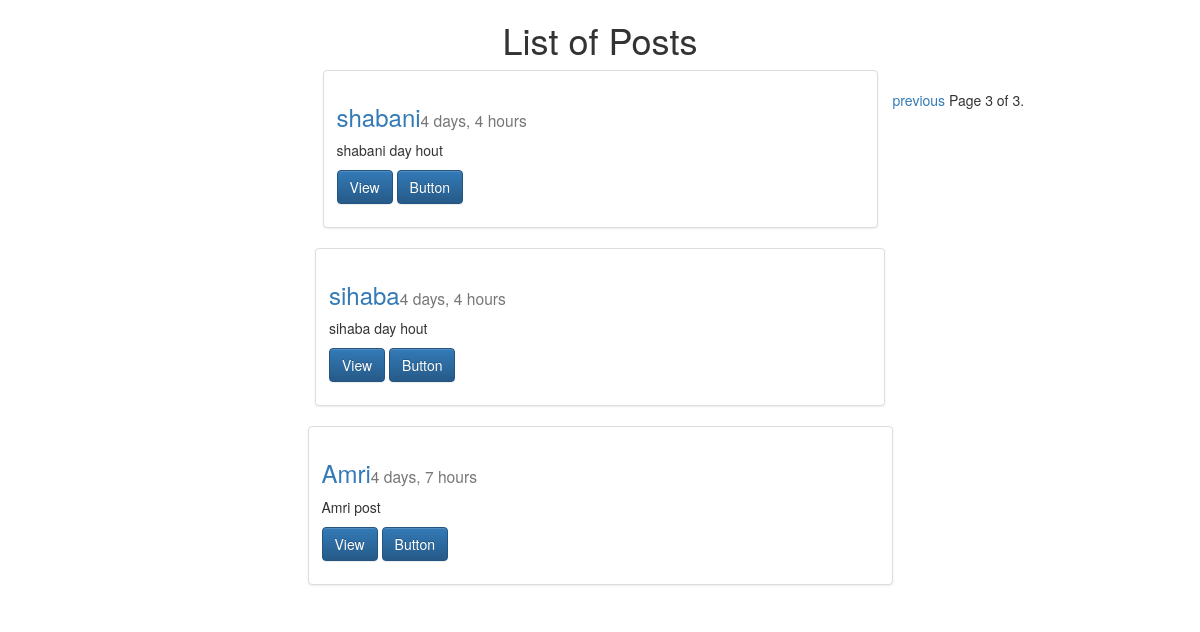
/?page=3, run on the app's committed database.
### qrcblog/models.py (models this page shows, shortened)
class Post(models.Model):
    title = models.CharField(max_length=120)
    image = models.ImageField(upload_to=upload_location,
            null=True, blank=True,
            height_field="height_field",
            width_field="width_field")
    height_field = models.IntegerField(default=0)
    width_field = models.IntegerField(default=0)
    body = models.TextField()
    timestamp = models.DateTimeField(auto_now=True, auto_now_add=False)
    updated = models.DateTimeField(auto_now=False, auto_now_add=True)
    def get_absolute_url(self):
        return reverse("qrcblog:detail", kwargs={"id": self.id})
    class Meta:
        ordering = ["-timestamp", "-updated"]

### qrcblog/views.py (the view)
# urls.py: url(r'^$', post_list, name='list'),
def post_list(request): #list item
    queryset_list = Post.objects.all() #.order_by("-timestamp")
    paginator = Paginator(queryset_list, 4)
    page_request_var = "page"
    page = request.GET.get('page')
    try:
        queryset = paginator.page(page)
    except PageNotAnInteger:
        queryset = paginator.page(1)
    except EmptyPage:
        queryset = paginator.page(paginator.num_pages)
    context = {
        "object_list": queryset,
        "title": "List",
        "page_request_var": page_request_var
    }
    return render(request, "post_list.html", context)

### templates/post_list.html (shortened to what this page needs)
{% extends "base.html" %}
{% block content %}
  <h1 class="text-center">{{title}} of Posts</h1>
  {% for obj in object_list %}
  <div class="row">
    <div class="col-sm-6 col-sm-offset-3">
      <div class="thumbnail">
        <div class="caption">
          <h3><a href='{{ obj.get_absolute_url }}'>{{obj.title}}</a><small>{{obj.timestamp |timesince}}</small></h3>
          <p>{{ obj.body | linebreaks | truncatechars:120 }}</p>
          <p><a href="{ obj.get_absolute_url }}" class="btn btn-primary" role="button">View</a>
          <a href="#" class="btn btn-primary" role="button">Button</a></p>
        </div>
      </div>
    </div>
  {% endfor %}
      <div class="pagination">
        <span class="step-links">
            {% if object_list.has_previous %}
                <a href="?{{ page_request_var }}={{ object_list.previous_page_number }}">previous</a>
            {% endif %}
            <span class="current">
                Page {{ object_list.number }} of {{ object_list.paginator.num_pages }}.
            </span>
        </span>
    </div>
  </div>
{% endblock content %}

### static/css/base.css (style rules this page uses)
h1 { color: #777777; }

### data on the page
Post: title "shabani", timestamp "4 days, 4 hours", body "shabani day hout"
Post: title "sihaba", timestamp "4 days, 4 hours", body "sihaba day hout"
Post: title "Amri", timestamp "4 days, 7 hours", body "Amri post"

### other printed values
{{ title }} "List"
{{ object_list.number }} "3"
{{ object_list.paginator.num_pages }} "3"
